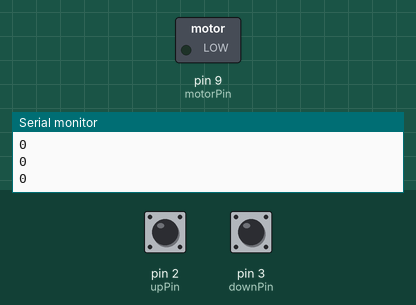
Simulated run of this sketch. Board: Arduino Uno, built with avr-gcc and run on an emulated ATmega328P. On the bench: switched loads named in the sketch (green lamp = pin HIGH), the last lines printed to the serial monitor. Inputs (shaded band) come from the test bench; at power-on: pin 2 (upPin) LOW, pin 3 (downPin) LOW.

Above: at 1.2 s.
1.3 s: pin 2 (upPin) pulled HIGH for 1 s
At 3.2 s:
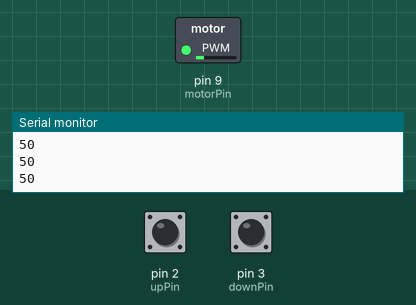
4.3 s: pin 2 (upPin) pulled HIGH for 3.2 s
At 8.6 s:
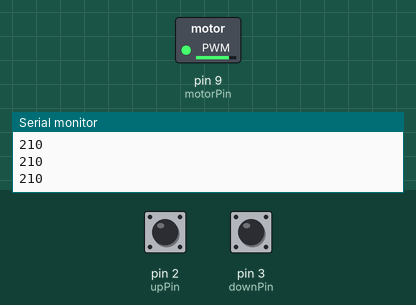
9.0 s: pin 3 (downPin) pulled HIGH for 1 s
At 10.7 s:
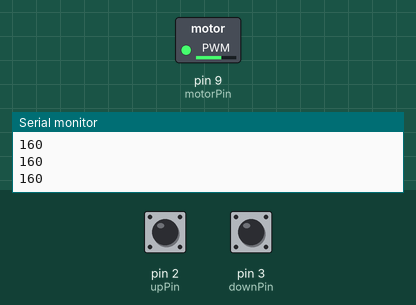
Timing chart, 0 to 12.2 s (numbered marks = the images above; inputs shaded):
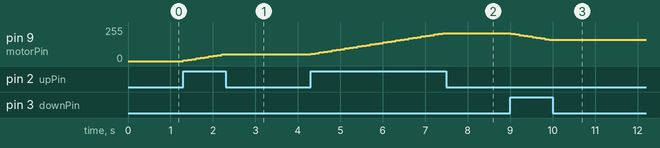

The sketch:

Project09_02.ino
```cpp
// named constants for the switch and motor pins
const int upPin = 2; // the number of the speed increase pin
const int downPin = 3; // the number of the speed increase pin
const int motorPin =  9; // the number of the motor pin

int upState = 0;  // variable for reading the switch's status
int downState = 0;  // variable for reading the switch's status

int motorSpeed = 0;

void setup() {
  Serial.begin(9600);
  // initialize the motor pin as an output:
  pinMode(motorPin, OUTPUT);
  // initialize the switch pin as an input:
  pinMode(upPin, INPUT);
    pinMode(downPin, INPUT);
}

void loop() {
  // read the state of the switch value:
  upState = digitalRead(upPin);
  downState = digitalRead(downPin);

  // check if the switch is pressed.
  if (upState != downState) {
    if (upState == HIGH) {
      //increase speed of motor
      motorSpeed += 5;
    } else if (downState == HIGH) {
      motorSpeed -= 5;
    }
  }
  motorSpeed = constrain(motorSpeed, 0, 255);
  Serial.println(motorSpeed);
  analogWrite(motorPin, motorSpeed);

  delay(100);
}
```

Measured:
- after the input at 1.3 s, pin 9 (motorPin): moves from 0/255 to 50/255 over 0.90 s, starting at once
- after the input at 4.3 s, pin 9 (motorPin): moves from 50/255 to 210/255 over 3.1 s, starting at once
- after the input at 9.0 s, pin 9 (motorPin): moves from 210/255 to 160/255 over 0.90 s, starting at once
